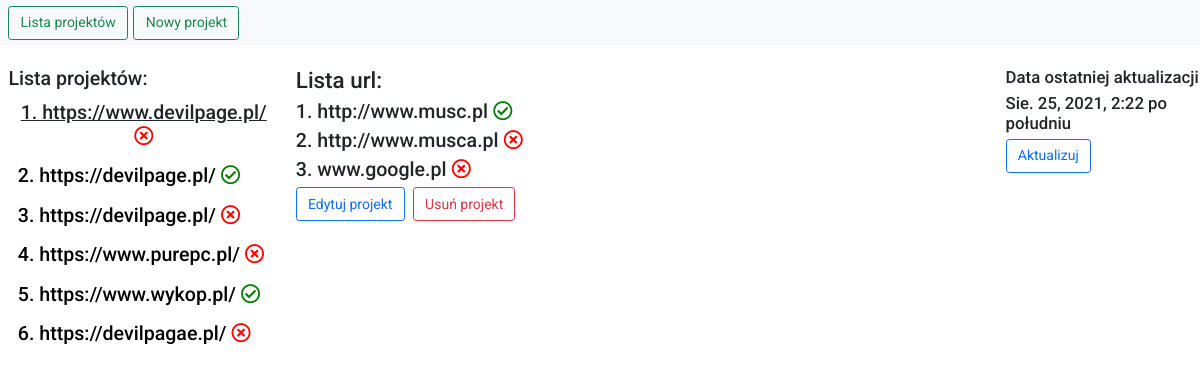
The app's page /, older data.
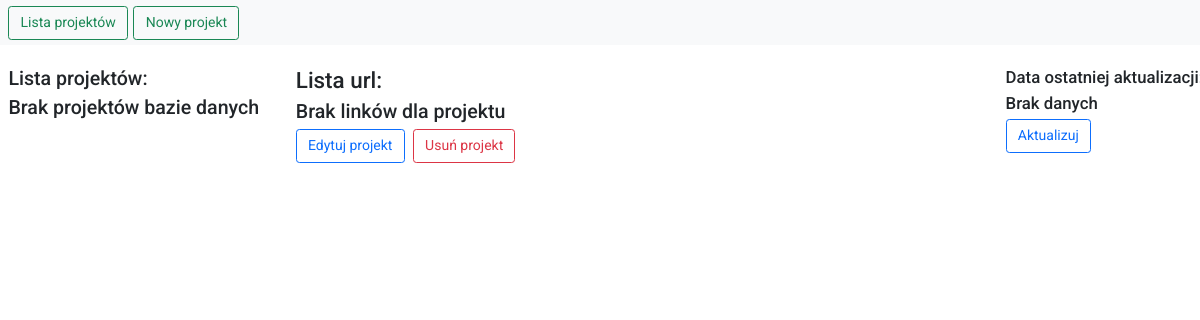
The same page, newer data.
### link_checker/models.py (models this page shows, shortened)
class Project(models.Model):
    title = models.CharField(max_length=2000)
    links_ok = models.BooleanField(null=True, blank=True)

class URL(models.Model):
    urls = models.CharField(max_length=2000)
    links_ok = models.BooleanField(null=True, blank=True)
    project = models.ForeignKey(Project, on_delete=models.CASCADE, related_name='related_urls')

class Date(models.Model):
    time_of_update = models.DateTimeField()

### link_checker/views.py (the view)
# urls.py: path('', index, name='index'),
def index(request):
    project_urls = []
    all_projects = Project.objects.all().values_list()
    check_list = all_projects.exists()
    if all_projects:
        first_project_id = all_projects[0][0]
        test = first_project_id - len(all_projects) + 3
        projects_name = Project.objects.get(id=first_project_id) #choose first item from list
        project_urls = projects_name.related_urls.all()
        projects_names = list(Project.objects.all())
        selected_project = 1
        try:
            all_dates = Date.objects.all()
            update_time = all_dates[0]
        except:
            update_time = None
    else:
        projects_names = []
        first_project_id = 0
        update_time = None
        selected_project = None
    return render(request, 'index.html', {'projects_names': projects_names, 'project_urls': project_urls, 'selected_id': first_project_id, 'selected_project': selected_project, 'update_time': update_time})

### templates/index.html (shortened to what this page needs)
{% extends 'main.html' %}
{% block content %}
    <div class="panel">
        <div class="row">
            <div class="col-3 p-0 px-4 panel-left">
                <h3>Lista projektów:</h3>
                {% for project in projects_names %}
                    {% if forloop.counter is selected_project %}
                        {% if project.links_ok%}
                                <a href="{% url 'load_project' project.id %}" class="btn" style="text-decoration: underline"> <h3>{{ forloop.counter }}. {{project.title}} <i class="far fa-check-circle" style="color:green"></i></h3></a><br>
                            {% else %}
                                 <a href="{% url 'load_project' project.id %}" class="btn" style="text-decoration: underline"> <h3>{{ forloop.counter }}. {{project.title}} <i class="far fa-times-circle" style="color:red"></i></h3></a><br>
                            {% endif %}
                    {% else %}
                            {% if project.links_ok%}
                                <a href="{% url 'load_project' project.id %}" class="btn" style="color:black"> <h3>{{ forloop.counter }}. {{project.title}} <i class="far fa-check-circle" style="color:green"></i></h3></a><br>
                            {% else %}
                                 <a href="{% url 'load_project' project.id %}" class="btn" style="color:black"> <h3>{{ forloop.counter }}. {{project.title}} <i class="far fa-times-circle" style="color:red"></i></h3></a><br>
                            {% endif %}
                    {% endif %}
                {% empty %}
                    <h3>Brak projektów bazie danych</h3>
                {% endfor %}
            </div>
            <div class="col-7 p-0 panel-mid">
                  <h2>Lista url:</h2>
                {% for url in project_urls %}
                    {% if url.links_ok %}
                        <h3>{{ forloop.counter }}. {{url.urls}} <i class="far fa-check-circle" style="color:green"></i></h3>
                    {% else %}
                        <h3>{{ forloop.counter }}. {{url.urls}} <i class="far fa-times-circle" style="color:red"></i></h3>
                    {% endif %}
                {% empty %}
                     <h3>Brak linków dla projektu</h3>
                {% endfor %}
                <a href="{% url 'update_project' selected_id %}" class="btn btn-outline-primary me-2 btn-lg">Edytuj projekt</a>
                <a href="{% url 'delete_project' selected_id %}" class="btn btn-outline-danger me-2 btn-lg">Usuń projekt</a>
                <br>
            </div>
            <div class="col-2 p-0 panel-right">
                <h4>Data ostatniej aktualizacji: </h4>
                {% if update_time %}
                    <h4>{{ update_time.time_of_update }}</h4>
                {% else %}
                    <h4>Brak danych</h4>
                {% endif %}
                <a href="{% url 'check_url' %}" class="btn btn-outline-primary me-2 btn-lg">Aktualizuj</a>
            </div>
        </div>
    </div>
{% endblock %}

### templates/main.html (shortened to what this page needs)
{% load static %}
<!doctype html>
<html lang="en">
<head>
    <link href="https://cdn.jsdelivr.net/npm/bootstrap@5.1.0/dist/css/bootstrap.min.css" rel="stylesheet">
    <link rel="stylesheet" href="{% static 'main.css' %}">
    <link rel="stylesheet" href="https://use.fontawesome.com/releases/v5.15.2/css/all.css">
</head>
<body>
<nav class="navbar fixed-top navbar-light bg-light">
  <form class="container-fluid justify-content-start">
      <a href="{% url 'index' %}" class="btn btn-outline-success me-2 btn-lg">Lista projektów</a>
      <a href="{% url 'new_project' %}" class="btn btn-outline-success me-2 btn-lg">Nowy projekt</a>
  </form>
</nav>
    <br>
    <br>
    <br>
    <br>
    {% block content %}
    {% endblock %}
</body>
</html>

### static/main.css (style rules this page uses)
body { font-family: 'Roboto', sans-serif; }
* { box-sizing: border-box; margin: 0; padding: 0; }
html { font-size: 70%; scroll-behavior: smooth; }

Row changes from the older to the newer data that the page shows:
removed Project: title "https://www.devilpage.pl/"
removed Project: title "https://devilpage.pl/"
removed Project: title "https://devilpage.pl/"
removed Project: title "https://www.purepc.pl/"
removed Project: title "https://www.wykop.pl/"
removed Project: title "https://devilpagae.pl/"
removed URL: urls "http://www.musc.pl"
removed URL: urls "http://www.musca.pl"
removed URL: urls "www.google.pl"
no longer on this page (row edited): Date: time_of_update "Sie. 25, 2021, 2:22 po południu"
Text that changed along with them:
text now shown: "Brak projektów bazie danych Brak linków dla projektu Brak danych"
